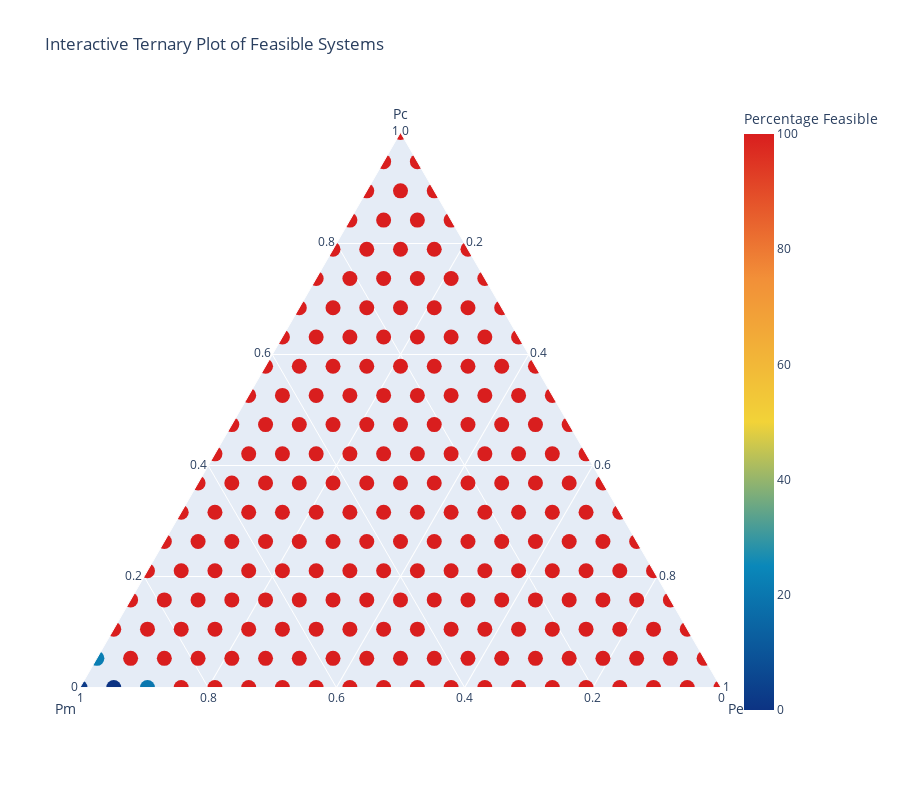

This figure's notebook cell:
### Code cell
# Plot the ternary plot
fig = go.Figure(data=[go.Scatterternary(
    a=a_values,
    b=b_values,
    c=c_values,
    mode='markers',
    marker=dict(
        size=15,
        color=feasible_values,
        colorscale='portland',
        colorbar=dict(title='Percentage Feasible'),
        showscale=True
    ),
    text=hover_text,
    hoverinfo='text'
)])

fig.update_layout(
    ternary=dict(
        sum=1,
        aaxis=dict(title='Pc'),
        baxis=dict(title='Pm'),
        caxis=dict(title='Pe')
    ),
    title='Interactive Ternary Plot of Feasible Systems',
    height=800
)

fig.show()

### Figure 1 — Plotly figure (JSON) as saved in the notebook; plotly's stock layout.template omitted (floating-point values rounded to 4 significant figures; data arrays with more than 128 entries replaced by an {"elided": "..."} marker saying what was removed)
{"data": [{"a": {"elided": "210 float values"}, "b": {"elided": "210 float values"}, "c": {"elided": "210 float values"}, "hoverinfo": "text", "marker": {"color": {"elided": "210 int values"}, "colorbar": {"title": {"text": "Percentage Feasible"}}, "colorscale": [[0, "rgb(12,51,131)"], [0.25, "rgb(10,136,186)"], [0.5, "rgb(242,211,56)"], [0.75, "rgb(242,143,56)"], [1, "rgb(217,30,30)"]], "showscale": true, "size": 15}, "mode": "markers", "text": {"elided": "210 str values"}, "type": "scatterternary"}], "layout": {"height": 800, "ternary": {"aaxis": {"title": {"text": "Pc"}}, "baxis": {"title": {"text": "Pm"}}, "caxis": {"title": {"text": "Pe"}}, "sum": 1}, "title": {"text": "Interactive Ternary Plot of Feasible Systems"}}}
